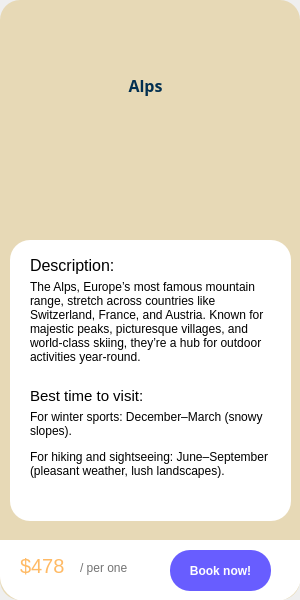
<?xml version="1.0" encoding="UTF-8"?>
<ui version="4.0">
 <class>MainWindow</class>
 <widget class="QMainWindow" name="MainWindow">
  <property name="geometry">
   <rect>
    <x>0</x>
    <y>0</y>
    <width>300</width>
    <height>600</height>
   </rect>
  </property>
  <property name="windowTitle">
   <string>MainWindow</string>
  </property>
  <widget class="QWidget" name="centralwidget">
   <widget class="QWidget" name="widget" native="true">
    <property name="geometry">
     <rect>
      <x>0</x>
      <y>0</y>
      <width>300</width>
      <height>600</height>
     </rect>
    </property>
    <property name="minimumSize">
     <size>
      <width>300</width>
      <height>600</height>
     </size>
    </property>
    <property name="maximumSize">
     <size>
      <width>300</width>
      <height>600</height>
     </size>
    </property>
    <property name="styleSheet">
     <string notr="true">QWidget#widget {
	background-color:rgb(231, 217, 182);
	border-radius: 20px;
}</string>
    </property>
    <widget class="QLabel" name="label">
     <property name="geometry">
      <rect>
       <x>10</x>
       <y>40</y>
       <width>271</width>
       <height>91</height>
      </rect>
     </property>
     <property name="font">
      <font>
       <family>Segoe MDL2 Assets</family>
       <pointsize>12</pointsize>
       <weight>75</weight>
       <italic>false</italic>
       <bold>true</bold>
       <underline>false</underline>
      </font>
     </property>
     <property name="styleSheet">
      <string notr="true">color:rgb(3, 48, 81)</string>
     </property>
     <property name="text">
      <string>Alps</string>
     </property>
     <property name="alignment">
      <set>Qt::AlignCenter</set>
     </property>
     <property name="wordWrap">
      <bool>true</bool>
     </property>
    </widget>
    <widget class="QFrame" name="hoverFrame">
     <property name="geometry">
      <rect>
       <x>10</x>
       <y>240</y>
       <width>281</width>
       <height>281</height>
      </rect>
     </property>
     <property name="styleSheet">
      <string notr="true">background-color:rgb(255, 255, 255);
border-radius: 20px;</string>
     </property>
     <property name="frameShape">
      <enum>QFrame::StyledPanel</enum>
     </property>
     <property name="frameShadow">
      <enum>QFrame::Raised</enum>
     </property>
     <widget class="QLabel" name="label_3">
      <property name="geometry">
       <rect>
        <x>20</x>
        <y>10</y>
        <width>141</width>
        <height>31</height>
       </rect>
      </property>
      <property name="font">
       <font>
        <pointsize>12</pointsize>
       </font>
      </property>
      <property name="text">
       <string>Description:</string>
      </property>
     </widget>
     <widget class="QLabel" name="label_4">
      <property name="geometry">
       <rect>
        <x>20</x>
        <y>40</y>
        <width>251</width>
        <height>101</height>
       </rect>
      </property>
      <property name="font">
       <font>
        <pointsize>9</pointsize>
       </font>
      </property>
      <property name="text">
       <string>The Alps, Europe’s most famous mountain range, stretch across countries like Switzerland, France, and Austria. Known for majestic peaks, picturesque villages, and world-class skiing, they’re a hub for outdoor activities year-round.</string>
      </property>
      <property name="alignment">
       <set>Qt::AlignLeading|Qt::AlignLeft|Qt::AlignTop</set>
      </property>
      <property name="wordWrap">
       <bool>true</bool>
      </property>
     </widget>
     <widget class="QLabel" name="label_5">
      <property name="geometry">
       <rect>
        <x>20</x>
        <y>140</y>
        <width>141</width>
        <height>31</height>
       </rect>
      </property>
      <property name="font">
       <font>
        <pointsize>11</pointsize>
       </font>
      </property>
      <property name="text">
       <string>Best time to visit:</string>
      </property>
     </widget>
     <widget class="QLabel" name="label_9">
      <property name="geometry">
       <rect>
        <x>20</x>
        <y>170</y>
        <width>241</width>
        <height>41</height>
       </rect>
      </property>
      <property name="font">
       <font>
        <pointsize>9</pointsize>
       </font>
      </property>
      <property name="text">
       <string>For winter sports: December–March (snowy slopes).</string>
      </property>
      <property name="alignment">
       <set>Qt::AlignLeading|Qt::AlignLeft|Qt::AlignTop</set>
      </property>
      <property name="wordWrap">
       <bool>true</bool>
      </property>
     </widget>
     <widget class="QLabel" name="label_10">
      <property name="geometry">
       <rect>
        <x>20</x>
        <y>210</y>
        <width>241</width>
        <height>51</height>
       </rect>
      </property>
      <property name="font">
       <font>
        <pointsize>9</pointsize>
       </font>
      </property>
      <property name="text">
       <string>For hiking and sightseeing: June–September (pleasant weather, lush landscapes).</string>
      </property>
      <property name="alignment">
       <set>Qt::AlignLeading|Qt::AlignLeft|Qt::AlignTop</set>
      </property>
      <property name="wordWrap">
       <bool>true</bool>
      </property>
     </widget>
     <zorder>label_4</zorder>
     <zorder>label_3</zorder>
     <zorder>label_5</zorder>
     <zorder>label_9</zorder>
     <zorder>label_10</zorder>
    </widget>
    <widget class="QLabel" name="label_2">
     <property name="geometry">
      <rect>
       <x>80</x>
       <y>100</y>
       <width>141</width>
       <height>151</height>
      </rect>
     </property>
     <property name="text">
      <string/>
     </property>
     <property name="pixmap">
      <pixmap>../Resource/Images/Everest.png</pixmap>
     </property>
     <property name="scaledContents">
      <bool>true</bool>
     </property>
    </widget>
    <widget class="QFrame" name="hoverFrame_2">
     <property name="geometry">
      <rect>
       <x>0</x>
       <y>540</y>
       <width>301</width>
       <height>61</height>
      </rect>
     </property>
     <property name="styleSheet">
      <string notr="true">border-top-left-radius: 0px; 
border-top-right-radius: 0px;
border-bottom-left-radius: 25px;
border-bottom-right-radius: 25px;
background-color:rgb(255, 255, 255)
</string>
     </property>
     <property name="frameShape">
      <enum>QFrame::StyledPanel</enum>
     </property>
     <property name="frameShadow">
      <enum>QFrame::Raised</enum>
     </property>
     <widget class="QLabel" name="label_7">
      <property name="geometry">
       <rect>
        <x>20</x>
        <y>10</y>
        <width>71</width>
        <height>31</height>
       </rect>
      </property>
      <property name="font">
       <font>
        <pointsize>15</pointsize>
       </font>
      </property>
      <property name="styleSheet">
       <string notr="true">color:rgb(255, 186, 101)</string>
      </property>
      <property name="text">
       <string>$478</string>
      </property>
     </widget>
     <widget class="QPushButton" name="pushButton">
      <property name="geometry">
       <rect>
        <x>170</x>
        <y>10</y>
        <width>101</width>
        <height>41</height>
       </rect>
      </property>
      <property name="font">
       <font>
        <pointsize>9</pointsize>
        <weight>75</weight>
        <bold>true</bold>
       </font>
      </property>
      <property name="styleSheet">
       <string notr="true">QPushButton {
    background-color:rgb(104, 93, 255);
    border-radius: 20px;
	color: white
}

QPushButton:hover {
    background-color: rgb(70, 76, 195);
}
</string>
      </property>
      <property name="text">
       <string>Book now!</string>
      </property>
     </widget>
     <widget class="QLabel" name="label_8">
      <property name="geometry">
       <rect>
        <x>80</x>
        <y>20</y>
        <width>81</width>
        <height>16</height>
       </rect>
      </property>
      <property name="font">
       <font>
        <pointsize>9</pointsize>
       </font>
      </property>
      <property name="styleSheet">
       <string notr="true">color:rgb(115, 115, 115)</string>
      </property>
      <property name="text">
       <string>/ per one</string>
      </property>
     </widget>
    </widget>
    <widget class="QPushButton" name="pushButton_2">
     <property name="geometry">
      <rect>
       <x>20</x>
       <y>40</y>
       <width>32</width>
       <height>32</height>
      </rect>
     </property>
     <property name="styleSheet">
      <string notr="true">QPushButton {
	background-color:rgb(231, 217, 182);
    border-radius: 10px;
}
QPushButton:hover {
    background-color: rgb(116, 116, 116);
}
</string>
     </property>
     <property name="text">
      <string/>
     </property>
     <property name="icon">
      <iconset>
       <normaloff>../Resource/Images/left arrow.png</normaloff>../Resource/Images/left arrow.png</iconset>
     </property>
     <property name="iconSize">
      <size>
       <width>32</width>
       <height>32</height>
      </size>
     </property>
    </widget>
   </widget>
  </widget>
 </widget>
 <resources/>
 <connections/>
</ui>
